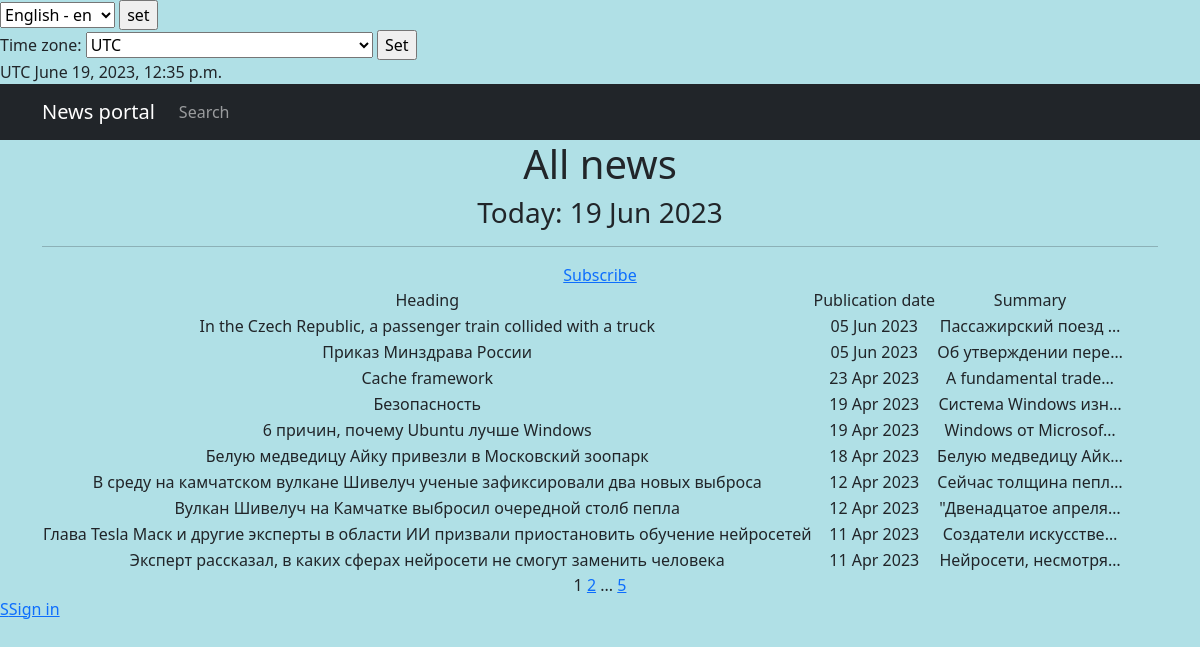
Page /news/ on the committed database.
### chitchat/models.py (models this page shows, shortened)
class Post(models.Model):
    news = 'N'
    article = 'A'
    POST_TYPES = [
        (news, gettext_lazy('News')),
        (article, gettext_lazy('Article'))
    ]
    author = models.ForeignKey(
        Author,
        on_delete=models.CASCADE,
        verbose_name=gettext_lazy('Author'),
    )
    post_type = models.CharField(
        max_length=1,
        choices=POST_TYPES,
        default=article,
        verbose_name=gettext_lazy('Post type'),
        help_text=gettext_lazy('Choose a post type'),
    )
    time_creation = models.DateTimeField(auto_now_add=True)
    post_category = models.ManyToManyField(Category, through='PostCategory', verbose_name=gettext_lazy('Category'))
    title = models.CharField(
        max_length=100,
        unique=True,
        verbose_name=gettext_lazy('Heading'),
    )
    text = models.TextField(verbose_name=gettext_lazy('Text'))
    rating = models.IntegerField(default=0, verbose_name=gettext_lazy('Rating'))
    class Meta:
        verbose_name = _('Post')
        verbose_name_plural = _('Posts')

### chitchat/views.py (the view, shortened to what this page needs)
# urls.py: path('', PostList.as_view(), name='post_list'),
class PostList(ListView):
    model = Post
    ordering = '-time_creation'
    template_name = 'news.html'
    context_object_name = 'news'
    paginate_by = 10
    def get_queryset(self):
        queryset = super().get_queryset()
        self.filterset = PostFilter(self.request.GET, queryset)
        return self.filterset.qs
    def get_context_data(self, **kwargs):
        context = super().get_context_data(**kwargs)
        context['filterset'] = self.filterset
        context['current_time'] = timezone.localtime(timezone.now())
        context['timezones'] = pytz.common_timezones
        return context

### chitchat/models.py (called while the page is built)
    def __str__(self):
        return f'{self.name.title()}'

### chitchat/templatetags/censor_filter.py (called while the page is built)
@register.filter()
def censor(text):
    for word in text.split():
        if word.lower() in RUDE_WORDS:
            text = text.replace(word, f"{word[0]}{'*'*(len(word)-1)}")
    return text

### chitchat/templatetags/custom_tags.py (called while the page is built)
@register.simple_tag()
def current_time(format_string='%b %d %Y'):
    return datetime.utcnow().strftime(format_string)

@register.simple_tag(takes_context=True)
def url_replace(context, **kwargs):
    d = context['request'].GET.copy()
    for k, v in kwargs.items():
        d[k] = v
    return d.urlencode()

### templates/news.html (shortened to what this page needs)
{% extends 'flatpages/default.html' %}
{% load censor_filter %}
{% load custom_tags %}
{% load cache %}
{% load i18n %}
{% block content %}
    {% cache 30 header %}
        <h1>{% trans 'All news' %}</h1>
        <h3>{% trans 'Today:' %} {% current_time '%d %b %Y' %}</h3>
        <hr>
    {% endcache %}
    <a href="{% url 'subscriptions' %}">{% trans 'Subscribe' %}</a>
    {% if news %}
        <table>
            <tr>
                <td>{% trans 'Heading' %}</td>
                <td>{% trans 'Publication date' %}</td>
                <td>{% trans 'Summary' %}</td>
            </tr>
            {% for post in news %}
            <tr>
                <td>{{ post.title }}</td>
                <td>{{ post.time_creation|date:'d M Y' }}</td>
                <td>{{ post.text|censor|truncatechars:20 }}</td>
                <td>
                </td>
            </tr>
            {% endfor %}
        </table>
    {% else %}
        <h2>{% trans 'There is no any news' %}</h2>
    {% endif %}
    {{ page_obj.number }}
    {% if page_obj.has_next %}
        <a href="?{% url_replace page=page_obj.next_page_number %}">{{ page_obj.next_page_number }}</a>
        {% if paginator.num_pages != page_obj.next_page_number %}
            ...
            <a href="?{% url_replace page=page_obj.paginator.num_pages %}">{{ page_obj.paginator.num_pages }}</a>
        {% endif %}
    {% endif %}
{% endblock content %}

### rows in the picture
Post: title "In the Czech Republic, a passenger train collided with a truck", time_creation "05 Jun 2023", text|censor "Пассажирский поезд …"
Post: title "Приказ Минздрава России", time_creation "05 Jun 2023", text|censor "Об утверждении пере…"
Post: title "Cache framework", time_creation "23 Apr 2023", text|censor "A fundamental trade…"
Post: title "Безопасность", time_creation "19 Apr 2023", text|censor "Система Windows изн…"
Post: title "6 причин, почему Ubuntu лучше Windows", time_creation "19 Apr 2023", text|censor "Windows от Microsof…"
Post: title "Белую медведицу Айку привезли в Московский зоопарк", time_creation "18 Apr 2023", text|censor "Белую медведицу Айк…"
Post: title "В среду на камчатском вулкане Шивелуч ученые зафиксировали два новых выброса", time_creation "12 Apr 2023", text|censor "Сейчас толщина пепл…"
Post: title "Вулкан Шивелуч на Камчатке выбросил очередной столб пепла", time_creation "12 Apr 2023", text|censor "\"Двенадцатое апреля…"
Post: title "Глава Tesla Маск и другие эксперты в области ИИ призвали приостановить обучение нейросетей", time_creation "11 Apr 2023", text|censor "Создатели искусстве…"
Post: title "Эксперт рассказал, в каких сферах нейросети не смогут заменить человека", time_creation "11 Apr 2023", text|censor "Нейросети, несмотря…"

### other values in the picture
{{ TIME_ZONE }} "UTC"
{{ current_time|timezone:TIME_ZONE }} "June 19, 2023, 12:35 p.m."
{{ page_obj.number }} "1"
{{ page_obj.next_page_number }} "2"
{{ page_obj.paginator.num_pages }} "5"
form field language "English - en"
form field timezone "UTC"
